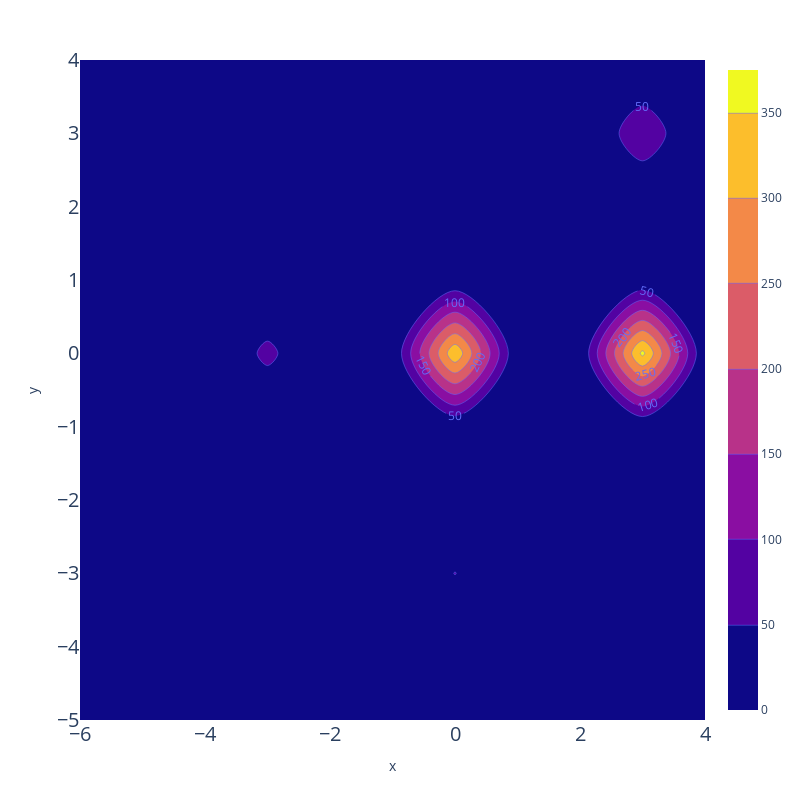

The cell this chart's notebook holds for it:
### Code cell
fig1 = px.density_contour(x=final_params_alpine[0], y=final_params_alpine[1])
fig1.update_traces(
    contours_coloring="fill", 
    contours_showlabels = True
)
fig1.update_layout(
    height=800,
    width=800,
    yaxis=dict(tickfont=dict(size=20)),
    xaxis=dict(tickfont=dict(size=20))
)

### Figure 1 — Plotly figure (JSON) as saved in the notebook; plotly's stock layout.template omitted (floating-point values rounded to 4 significant figures; data arrays with more than 128 entries replaced by an {"elided": "..."} marker saying what was removed)
{"data": [{"contours": {"coloring": "fill", "showlabels": true}, "hovertemplate": "x=%{x}<br>y=%{y}<br>count=%{z}<extra></extra>", "legendgroup": "", "line": {"color": "#636efa"}, "name": "", "showlegend": false, "type": "histogram2dcontour", "x": {"elided": "1000 float values"}, "xaxis": "x", "xbingroup": "x", "y": {"elided": "1000 float values"}, "yaxis": "y", "ybingroup": "y"}], "layout": {"height": 800, "legend": {"tracegroupgap": 0}, "margin": {"t": 60}, "width": 800, "xaxis": {"anchor": "y", "domain": [0, 1], "tickfont": {"size": 20}, "title": {"text": "x"}}, "yaxis": {"anchor": "x", "domain": [0, 1], "tickfont": {"size": 20}, "title": {"text": "y"}}}}
